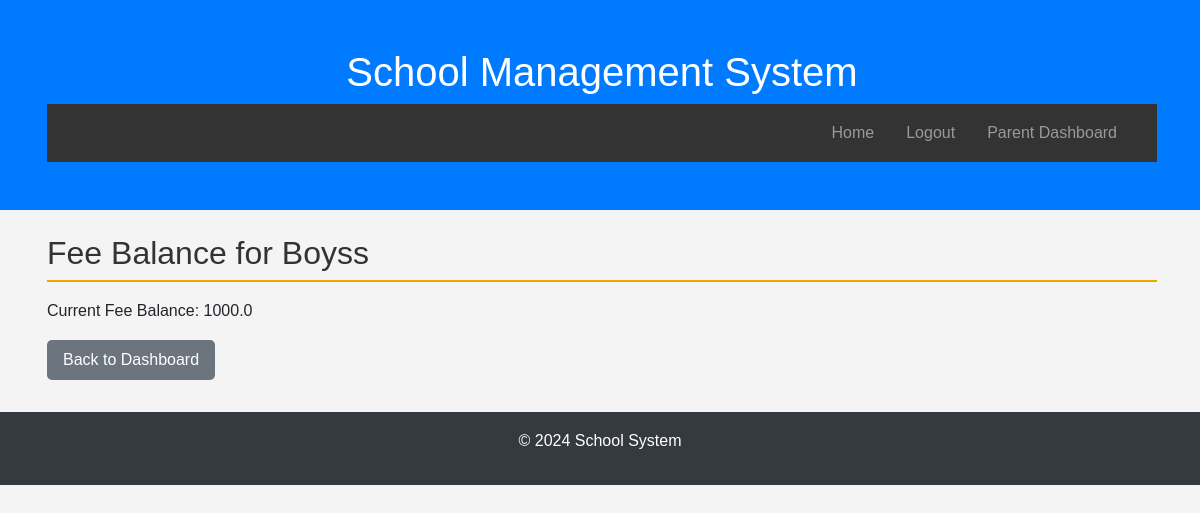
Before: /view_fee_balance (signed in) with the older database file.
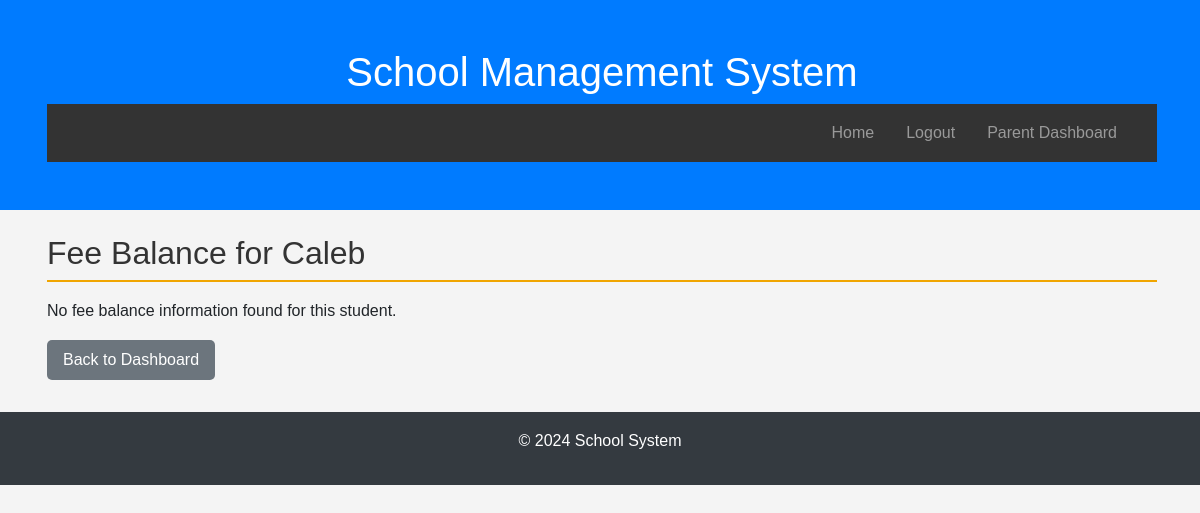
After: the same page with the newer database file.
### models.py (models this page shows, shortened)
class Parent(db.Model):
    __tablename__ = 'parents'
    id = db.Column(db.Integer, primary_key=True)
    name = db.Column(db.String(150), nullable=False)
    child_name = db.Column(db.String(150), nullable=False)
    user_id = db.Column(db.Integer, db.ForeignKey('users.id'), nullable=False)
    user = db.relationship('User', backref=db.backref('parent', uselist=False))

class StudentFee(db.Model):
    __tablename__ = 'student_fees'
    id = db.Column(db.Integer, primary_key=True)
    student_name = db.Column(db.String(150), nullable=False)
    fee_balance = db.Column(db.Float, nullable=False)
    finance_id = db.Column(db.Integer, db.ForeignKey('finance.id'), nullable=False)
    finance = db.relationship('Finance', backref=db.backref('fees', lazy=True))

### app.py (the view)
@app.route('/view_fee_balance', methods=['GET'])
@login_required
def view_fee_balance():
    if current_user.role != 'parent':
        flash('You are not authorized to perform this action.')
        return redirect(url_for('login'))
    fee_balance = StudentFee.query.filter_by(student_name=current_user.parent.child_name).first()
    return render_template('view_fee_balance.html', fee_balance=fee_balance)

### app.py (called while the page is built)
@login_manager.user_loader
def load_user(user_id):
    return User.query.get(int(user_id))

### templates/view_fee_balance.html
{% extends 'base.html' %}
{% block content %}
<h2>Fee Balance for {{ current_user.parent.child_name }}</h2>
{% if fee_balance %}
    <p>Current Fee Balance: {{ fee_balance.fee_balance }}</p>
{% else %}
    <p>No fee balance information found for this student.</p>
{% endif %}
<a href="{{ url_for('parent_dashboard') }}" class="btn btn-secondary">Back to Dashboard</a>
{% endblock %}

Changed rows visible on the page:
no longer on this page (row edited): StudentFee: fee_balance "1000.0"
changed Parent: parent.child_name "Boyss" → "Caleb"
Other visible differences:
text no longer shown: "Current Fee Balance:"
text now shown: "No fee balance information found for this student."
